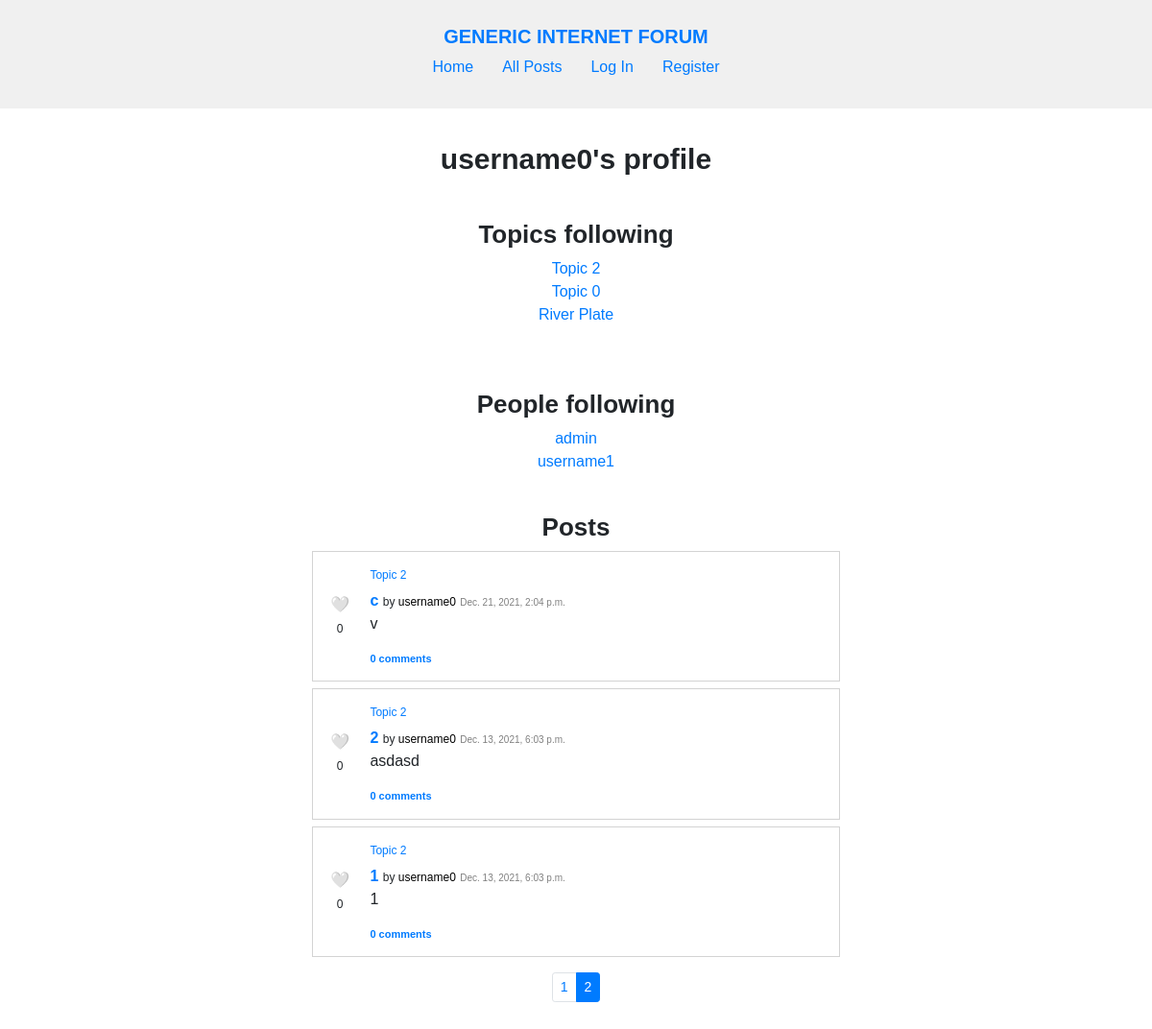
Screenshot of /profile/username0?page=2 with the database file from the repository.
### forum/models.py (models this page shows, shortened)
class User(AbstractUser):
    pass

class Follow_Topic(models.Model):
    follower = models.ForeignKey(
        User, on_delete=models.CASCADE, related_name="topics_following")
    following = models.ForeignKey(
        Topic, on_delete=models.CASCADE, related_name="followers")

class Topic(models.Model):
    creator = models.ForeignKey(
        User, on_delete=models.CASCADE, related_name="topics")
    name = models.TextField(max_length=120, unique=True)
    description = models.TextField(max_length=1000)
    timestamp = models.DateTimeField(auto_now_add=True)

class Follow_User(models.Model):
    follower = models.ForeignKey(
        User, on_delete=models.CASCADE, related_name="users_following")
    following = models.ForeignKey(
        User, on_delete=models.CASCADE, related_name="followers")

class Post(models.Model):
    topic = models.ForeignKey(
        Topic, on_delete=models.CASCADE, related_name="posts")
    author = models.ForeignKey(
        User, on_delete=models.CASCADE, related_name="posts")
    title = models.TextField(max_length=120)
    content = models.TextField(max_length=5000)
    timestamp = models.DateTimeField(auto_now_add=True)

### forum/views.py (the view, shortened to what this page needs)
# urls.py: path("profile/<str:username>", views.profile, name="profile"),
def profile(request, username):
    try:
        profile_user = User.objects.get(username=username)
    except User.DoesNotExist:
        return render(request, "forum/profile.html", {
            "message": "User non-existent."
        })
    user_is_follower = None
    if request.user.is_authenticated:
        user_is_follower = bool(Follow_User.objects.filter(
            follower=request.user.id, following=profile_user.id).all())
    topics_following = profile_user.topics_following.all()
    users_following = profile_user.users_following.all()
    all_posts = profile_user.posts.order_by("-timestamp").all()
    posts = parse_posts(all_posts, request.user)
    paginator = Paginator(posts, 5)
    page_number = request.GET.get('page')
    page_obj = paginator.get_page(page_number)
    return render(request, "forum/profile.html", {
        "profile_user": profile_user,
        "topics_following": topics_following,
        "users_following": users_following,
        "user_is_follower": user_is_follower,
        "page_obj": page_obj,
        "pages": list(range(1, paginator.num_pages + 1))
    })

### forum/util.py (called while the page is built)
def parse_posts(all_posts, user):
    posts = []
    for post in all_posts:
        liked = False
        if user.is_authenticated:
            liked = bool(post.likes.filter(liked_by=user.id))
        posts.append({
            "id": post.id,
            "topic": post.topic,
            "author": post.author,
            "title": post.title,
            "content": post.content,
            "timestamp": post.timestamp,
            "likes": len(post.likes.all()),
            "liked_by_user": liked,
            "comments": post.comments.all(),
            "comment_number": len(post.comments.all())
        })
    return posts

### forum/templates/forum/profile.html (shortened to what this page needs)
{% extends "forum/layout.html" %}
{% load static %}
{% block css %}
    <link href="{% static 'forum/profile.css' %}" rel="stylesheet">
{% endblock %}
{% block body %}
    {% if profile_user %}
    <section id="user">
        <div id="user-name">
            <h1>{{ profile_user.username }}'s profile </h1>
        </div>
        {% if topics_following %}
            <div id="topics">
                <h2>Topics following</h2>
                <ul>
                {% for topic in topics_following%}
                            <li><a href="{% url 'topic' topic.following.name %}">{{ topic.following.name }}</a></li>
                {% endfor %}
                </ul>
            </div>
        {% endif %}
        {% if users_following%}
            <div id="users">
                <h2>People following</h2>
                <ul>
                    {% for user in users_following %}
                        <li> <a href="{% url 'profile' user.following.username %}">{{ user.following.username }}</a></li>
                    {% endfor %}
                </ul>
            </div>
        {% endif %}
        {% if page_obj.object_list %}
            <div id="posts">
                <h2>Posts</h2>
                {% include "forum/posts.html" %}
            </div>
        {% endif %}
    </section>
    {% endif %}
{% endblock %}

### forum/templates/forum/posts.html (shortened to what this page needs)
{% load static %}
{% block css %}
    <link rel="stylesheet" href="{% static 'forum/posts.css' %}">
    <link rel="stylesheet" href="https://stackpath.bootstrapcdn.com/bootstrap/4.4.1/css/bootstrap.min.css">
{% endblock %}
{% block posts %}
    <ul>
        {% for post in page_obj %}
            <li class="post" id="post-{{ post.id }}">
                <div class="post-left">
                    <span class="like">
                        {% if user.is_authenticated %}
                            <span class="like-button" data-id="{{ post.id }}" data-liked="{{ post.liked_by_user }}" data-likes="{{ post.likes }}" data-likedobject="post" data-page="{{ page }}">
                                {% if post.liked_by_user %}
                                    ❤️
                                {% else %}
                                    🤍
                                {% endif %}
                            </span>
                        {% else %}
                            <span>
                                🤍
                            </span>
                        {% endif %}
                        <span class="like-number">{{ post.likes }}</span>
                    </span>
                </div>
                <div class="post-right">
                    {% if not topic %}
                        <a class="topic-name" href="{% url 'topic' post.topic.name %}">{{ post.topic.name }}</a>
                    {% endif %}
                    <a class="post-title" href="{% url 'post' post.id %}">{{ post.title }}</a> <span class="post-by">by <a class="username" href="{% url 'profile' post.author.username %}">{{ post.author.username }}</a></span> <span class="timestamp">{{ post.timestamp }}</span>
                    <p class="post-content">{{ post.content }}</p>
                    <div>
                        <a class="comment-number" href="{% url 'post' post.id %}">{{ post.comment_number }} comment{% if post.comment_number != 1 %}s{% endif %}</a>
                    </div>
                </div>
            </li>
        {% endfor %}
    </ul>
    {% if page_obj.paginator.num_pages > 1 %}
        <nav id="paginator" aria-label="paginator">
            <ul class="pagination pagination-sm justify-content-center">
            {% for page in pages %}
                {% if page_obj.number == page %}
                    <li class="page-item active" aria-current="page">
                        <span class="page-link">
                            {{ page }}
                        </span>
                    </li>
                {% else %}
                    <li class="page-item"><a class="page-link" href="?page={{ page }}">{{ page }}</a></li>
                {% endif %}
            {% endfor %}
            </ul>
        </nav>
    {% endif %}
{% endblock %}

### forum/static/forum/layout.css (style rules this page uses)
body { margin: 0; font-family: sans-serif !important; }
h1, h2, h3 { text-align: center; font-weight: bold !important; }
h1 { font-size: 30px !important; margin: 20px 0 !important; }
h2 { font-size: 26px !important; }
ul { list-style: none; padding: 0; }
a { text-decoration: none; color: blue; }

### forum/static/forum/profile.css (style rules this page uses)
#user { text-align: center; }
#user-name { display: flex; align-items: baseline; gap: 10px; justify-content: center; }
#topics, #users { padding: 25px 0; }

### forum/static/forum/posts.css (style rules this page uses)
.post { text-align: start; border: 1px solid lightgray; padding: 15px 14px; max-width: 550px; margin: 7px auto; display: flex; }
.post-left { padding-right: 17px; align-self: center; text-align: center; }
.post-left .like-number { font-size: 12px; }
.post-right { width: 100%; }
.post-right div { display: flex; align-items: baseline; justify-content: space-between; }
.post-content { white-space: pre-line; }
.topic-name { display: block; font-size: 12px; text-decoration: none; padding-bottom: 6px; }
.post-title { font-weight: bold; }
.post-by { font-size: 12px; }
.username { color: black; text-decoration: none; }
.comment-number { font-size: 11px; font-weight: bold; }
.timestamp { font-size: 10px; color: gray; }

### rows the page displays
User: username "username0"
Follow_Topic: following.name "Topic 2"
Follow_Topic: following.name "Topic 0"
Follow_Topic: following.name "River Plate"
Follow_User: following.username "admin"
Follow_User: following.username "username1"
Topic: likes "0", topic.name "Topic 2", title "c", author.username "username0", timestamp "Dec. 21, 2021, 2:04 p.m.", content "v", comment_number "0", title "2", timestamp "Dec. 13, 2021, 6:03 p.m.", content "asdasd", title "1", content "1"

### other values shown
{{ page }} "1"
{{ page }} "2"
